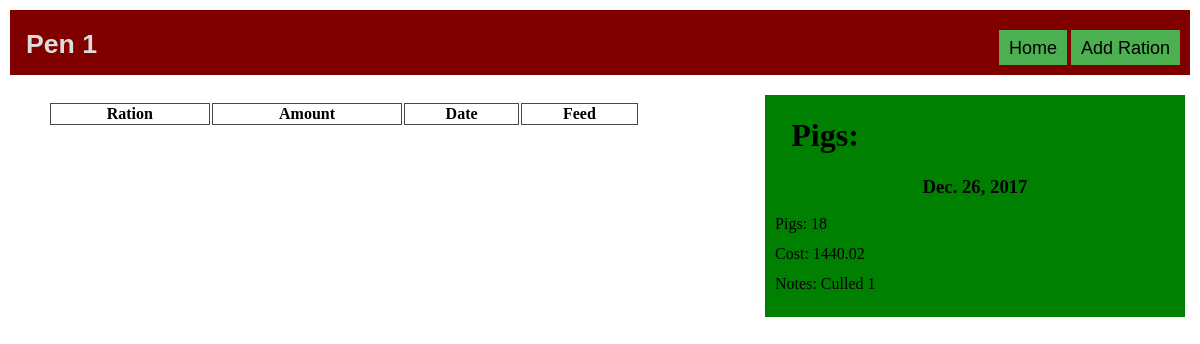
Before: /pigs/pen1/ (signed in) with the older database file.
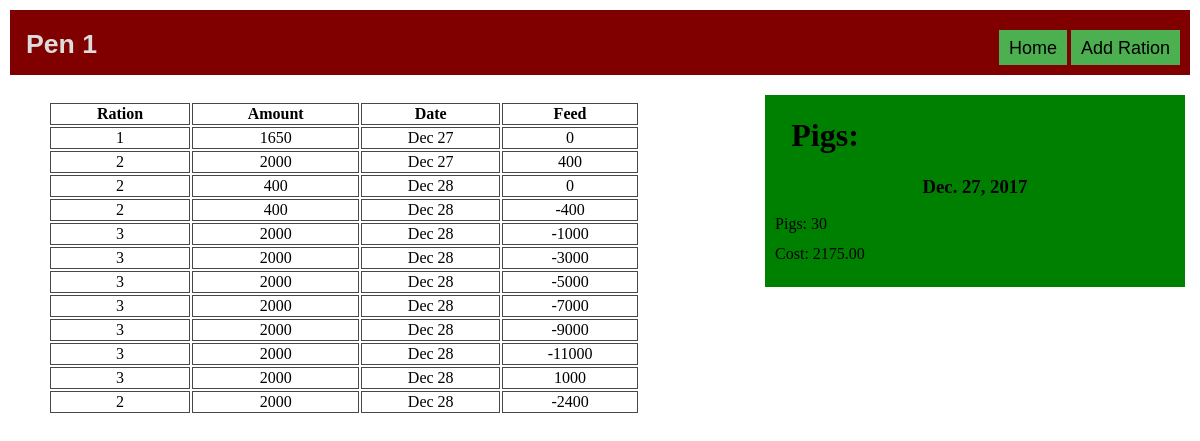
After: the same page with the newer database file.
### pigs/models.py (models this page shows, shortened)
class Pigsinpen(models.Model):
    pigpen = models.ForeignKey(Pigpen,on_delete=models.CASCADE)
    pigs = models.PositiveIntegerField()
    pig_cost_total = models.DecimalField(max_digits=6,decimal_places=2)
    date = models.DateTimeField()
    notes = models.CharField(max_length = 300,blank=True,null = True)

class Pigpen(models.Model):
    pen = models.CharField(max_length=2)
    def __str__(self):
        return self.pen

class pigration(models.Model):
    pigpen = models.ForeignKey(Pigpen, on_delete= models.CASCADE)
    ration = models.ForeignKey(Ration, on_delete=models.CASCADE,to_field='ration_number')
    ration_price = models.DecimalField(max_digits=19, decimal_places=4)
    pigsinapen = models.CharField(max_length=4)
    extras = models.CharField(max_length=6, null = True, blank=True)
    ration_amount = models.IntegerField()
    date = models.DateTimeField(blank=True)

class Ration(models.Model):
    ration_number = models.CharField(max_length=15, unique=True)
    ration_price = models.DecimalField(max_digits=19,decimal_places=4)
    feed_per_pig = models.CharField(max_length=3,default = 55)
    milo = models.CharField(max_length=4)
    sbm = models.CharField(max_length=4)
    dynamin = models.CharField(max_length=3,default = 0)
    pigpak = models.CharField(max_length=3,default = 0)
    sixtyeighty = models.CharField(max_length=3,default = 0)
    control = models.CharField(max_length=3,default = 0)
    optimax = models.CharField(max_length=3,default = 0)
    molderase = models.CharField(max_length=3,default = 0)
    hitpork = models.CharField(max_length=3,default = 0)
    oats = models.CharField(max_length=3,default = 0)
    sowonehundred = models.CharField(max_length=3,default = 0)
    porkperformance = models.CharField(max_length=3,default = 0)
    spicepak = models.CharField(max_length=3,default = 0)
    safeguard = models.CharField(max_length=3,default=0)
    def __str__(self):
        return self.ration_number

### pigs/views.py (the view)
# urls.py: url(r'^pen(?P<pk>[0-9]+)/$', views.penview.as_view(), name = 'pen'),
class penview(LoginRequiredMixin, generic.DetailView):
    model = Pigpen
    template_name = 'pigs/penview.html'
    def get_context_data(self, **kwargs):
        context = super().get_context_data(**kwargs)
        context['pens'] = Pigpen.objects.all()
        context['latestpigs'] = getlatestpigchange(self.kwargs['pk'],1)
        return context

### pigs/templatetags/appfilters.py (called while the page is built)
@register.simple_tag
def getfeed(ration,pigpen,inpen,date):
    rat = pigration.objects.filter(pigpen=pigpen).filter(ration=ration).filter(date__lte=date).aggregate(Sum('ration_amount'))
    feed = rat['ration_amount__sum']
    amount = int(Ration.objects.values_list('feed_per_pig', flat = True).get(ration_number=ration))
    try:
        pigs = int(Pigsinpen.objects.filter(pigpen=pigpen).filter(id=inpen).values_list('pigs', flat =True).latest('date'))
    except:
        pigs = 0
    return amount*pigs-feed

### pigs/views.py (called while the page is built)
def getlatestpigchange(pigpen,number):
    try:
        latestpigs = Pigsinpen.objects.values('id','pigs','pig_cost_total','date','notes').filter(pigpen=pigpen).order_by('-date')[:number]
    except:
        latestpigs = '0'
    return latestpigs

### pigs/templates/pigs/penview.html (shortened to what this page needs)
﻿<!DOCTYPE html>
{% load static %}
{% load appfilters %}
<link rel="stylesheet" type="text/css" href="{% static 'pigs/penviewstyles.css'%}" />
<link rel="stylesheet" type="text/css" href="{% static 'pigs/Generalstyles.css' %}" />
<link rel="stylesheet" href="https://cdnjs.cloudflare.com/ajax/libs/font-awesome/4.7.0/css/font-awesome.min.css">
<html lang="en" xmlns="http://www.w3.org/1999/xhtml">
<head>
</head>
<body>
    <div class="sidebar col-4 col-m-3 col-s-4">
        <a class="col-3 col-m-3 nostyle" href="{%url 'pigs:pigsforpen' pigpen %}"><h1>Pigs:</h1></a>
        {% for pig in latestpigs %}
            <a class="nostyle rightclick" href="#" >
                <h3>{{pig.date|date}}</h3>
                <p>Pigs: {{pig.pigs}}</p>
                <p class="sidebarp">Cost: {{pig.pig_cost_total}}</p>
                {%if pig.notes%}
                <p class="sidebarp sidebarphover">Notes: {{pig.notes}}</p>{%endif%}
                </a>
            {%empty %}
                <h3><a class="nostyle" href="{% url 'pigs:dpig' pigpen %}">Clean out Pen?</a></h3>
                <h3><a class="nopigs" href="{% url 'pigs:addpigs' pigpen %}">Click to add pigs.</a></h3>
            {%endfor%}
        </div>
        <div class="content">
            <div class="header">
                <div class="dropdown">
                    <button class="headerdropbtn"><h1 id="pen">Pen {{pigpen}}</h1></button>
                </div>
                <div class="headerbuttons">
                    <button class="dropbtn"><a class="nostyle" href="{% url 'pigs:index' %}">Home</a></button>
                    <button class="dropbtn"><a class="nostyle" href="{% url 'pigs:addration' pigpen %}">Add Ration</a></button>
                </div>
            </div>
            <table class="col-6 col-m-6 col-s-10 sortable">
                <tr>
                    <th class="col-s-3">Ration</th>
                    <th class="col-s-3">Amount</th>
                    <th class="col-m-3 col-s-3">Date</th>
                    <th class="col-s-3">Feed</th>
                </tr>
                {% for pig in pigpen.pigration_set.all %}
                <tr class="rightclicktable" id="{{forloop.counter}}">
                    <td><a href="{% url 'pigs:updateration' pig.pigpen pig.id %}">{{pig.ration}}</a></td>
                    <td><a href="{% url 'pigs:updateration' pig.pigpen pig.id %}">{{pig.ration_amount}}</a></td>
                    <td><a href="{% url 'pigs:updateration' pig.pigpen pig.id %}">{{pig.date|date:'M'}} {{pig.date|date:'d'}}</a></td>
                    {% getfeed pig.ration pig.pigpen pig.pigsinapen pig.date as feed %}
                    <td><a href="{% url 'pigs:updateration' pig.pigpen pig.id %}">{{feed}}</a></td>
                </tr>
                {%endfor%}
            </table>
        </div>
</body>
</html>

### pigs/static/pigs/penviewstyles.css (style rules this page uses)
@media only screen and (min-width: 400px) { table { margin-left:30px; } }
@media only screen and (min-width: 768px) { table { margin-left:40px; } }
.sidebar { background:green; top:95px; padding:1px 10px 10px 10px; position:fixed; right:15px; z-index:100; }
.sidebar h1 { text-align:center; }
.sidebar p { line-height:14px; }
.sidebar a { color:black; }
.sidebar h3 { text-align:center; }
.sidebarp { white-space:nowrap; }
.header { position:fixed; background-color:maroon; color:white; right:10px; left:10px; top:10px; padding:0 10px 0 10px; height:65px; z-index:99; }
.header h1 { position:relative; top:10px; line-height:10px; color:gainsboro; }
.headerdropbtn { background-color:maroon; border:none; }
#rightclick table, th, td { border:1px solid #4a4747; cursor:default; font-size:1em; }
td a { display: block; text-align:center; padding:0; text-decoration: none; color:black; }
.headerbuttons { text-align:right; position:fixed; top:30px; z-index:99; right:20px; }
.dropbtn { background-color: #4CAF50; color: white; padding:10px; line-height:10px; height:35px; font-size: 18px; border: none; cursor: pointer; }
.dropdown { position: relative; display: inline-block; transition:ease-in-out; }
.dropbtn a { color:white; }

### pigs/static/pigs/Generalstyles.css (style rules this page uses)
@media screen and (min-width: 768px) { .col-3 { width: 25%; } }
@media screen and (min-width: 768px) { .col-4 { width: 33.33%; } }
@media screen and (min-width: 768px) { .col-6 { width: 50%; } }
a.nostyle { text-decoration:none; color:black; cursor:pointer; display:block; }

Changed rows visible on the page:
removed Pigsinpen: date "Dec. 26, 2017", pigs "18", pig_cost_total "1440.02", notes "Culled 1"
added Pigsinpen: date "Dec. 27, 2017", pigs "30", pig_cost_total "2175.00"
added pigration: ration "1", ration_amount "1650", date "Dec", date "27", feed "0"
added pigration: ration "2", ration_amount "2000", date "Dec", date "27", feed "400"
added pigration: ration "2", ration_amount "400", date "Dec", date "28", ration_price "0"
added pigration: ration "2", ration_amount "400", date "Dec", date "28", feed "-400"
added pigration: ration "3", ration_amount "2000", date "Dec", date "28", feed "-1000"
added pigration: ration "3", ration_amount "2000", date "Dec", date "28", feed "-3000"
added pigration: ration "3", ration_amount "2000", date "Dec", date "28", feed "-5000"
added pigration: ration "3", ration_amount "2000", date "Dec", date "28", feed "-7000"
added pigration: ration "3", ration_amount "2000", date "Dec", date "28", feed "-9000"
added pigration: ration "3", ration_amount "2000", date "Dec", date "28", feed "-11000"
added pigration: ration "3", ration_amount "2000", date "Dec", date "28", feed "1000"
added pigration: ration "2", ration_amount "2000", date "Dec", date "28", feed "-2400"
